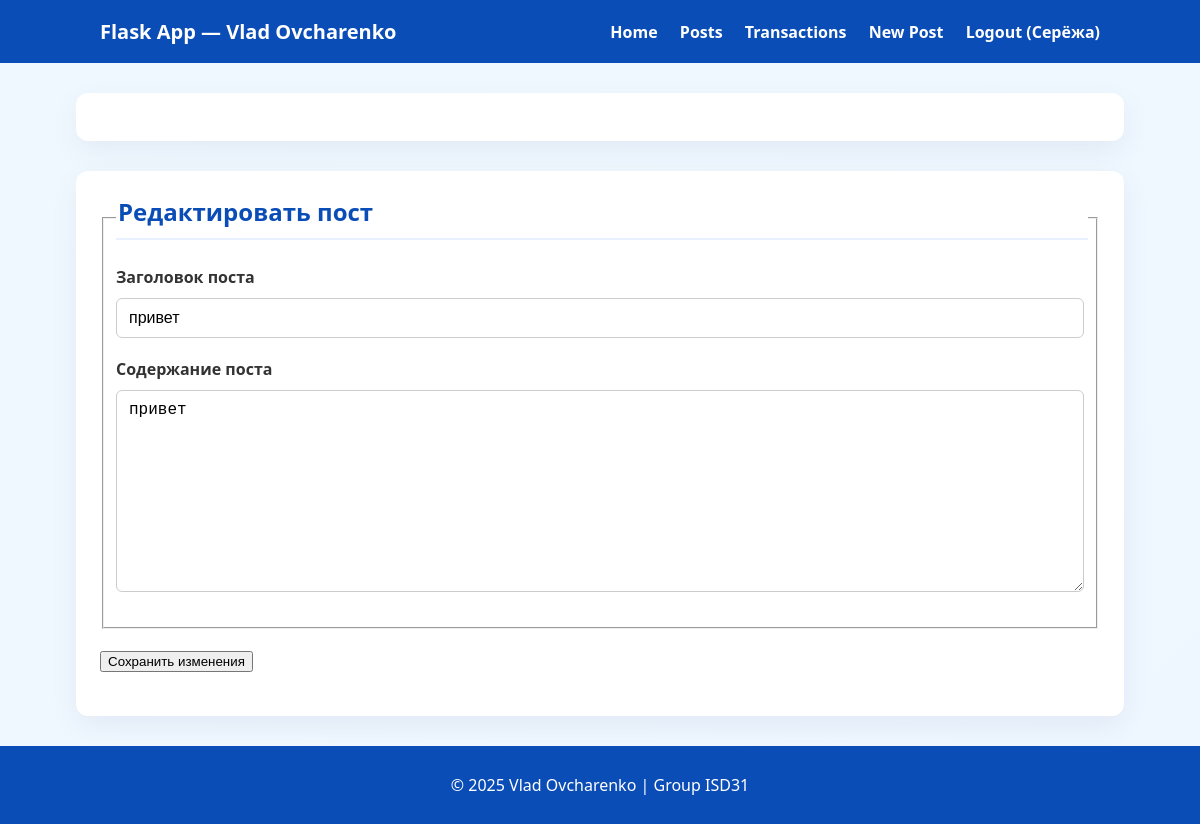
The app's page /post/1/edit (signed in) with its own data.
### app.py (models this page shows, shortened)
class User(db.Model, UserMixin):
    id = db.Column(db.Integer, primary_key=True)
    username = db.Column(db.String(20), unique=True, nullable=False)
    email = db.Column(db.String(120), unique=True, nullable=False)
    password_hash = db.Column(db.String(60), nullable=False)  # Хэш пароля
    name = db.Column(db.String(50), nullable=False, default="Гость")
    surname = db.Column(db.String(50), nullable=False, default="Автор")
    group = db.Column(db.String(10), nullable=False, default="N/A")
    posts = db.relationship('Post', backref='author', lazy=True)
    comments = db.relationship('Comment', backref='comment_author', lazy=True)

class Post(db.Model):
    id = db.Column(db.Integer, primary_key=True)
    title = db.Column(db.String(80), nullable=False)
    content = db.Column(db.String(400), nullable=True)
    user_id = db.Column(db.Integer, db.ForeignKey('user.id'), nullable=False)
    date_posted = db.Column(db.DateTime, nullable=False, default=datetime.utcnow)
    comments = db.relationship('Comment', backref='post', lazy=True, order_by="Comment.date_posted",
                               cascade="all, delete-orphan")
    transactions = db.relationship('Transaction', backref='post', lazy=True)

### app.py (the view)
@app.route('/post/<int:post_id>/edit', methods=['GET', 'POST'])
@login_required  # Только залогиненные
def edit_post(post_id):
    post = Post.query.get_or_404(post_id)
    if post.author.id != current_user.id:
        flash('У вас нет прав для редактирования этого поста.', 'danger')
        abort(403)  # 403 Forbidden
    form = PostForm()
    if form.validate_on_submit():
        update_post(post_id, form.title.data, form.content.data)
        flash('Пост успешно обновлен!', 'success')
        return redirect(url_for('post_detail', post_id=post.id))
    elif request.method == 'GET':
        form.title.data = post.title
        form.content.data = post.content
    return render_template('create_post.html', title='Редактировать пост', form=form, legend='Редактировать пост')

### forms.py
class PostForm(FlaskForm):
    title = StringField('Заголовок поста', validators=[DataRequired(), Length(min=5, max=100)])
    content = TextAreaField('Содержание поста', validators=[DataRequired()])
    submit = SubmitField('Сохранить изменения')

### app.py (called while the page is built)
@login_manager.user_loader
def load_user(user_id):
    return User.query.get(int(user_id))

### templates/create_post.html (shortened to what this page needs)
{% extends "base.html" %}
{% block content %}
<div class="container">
    <div class="form-container">
        <form method="POST" action="">
            {{ form.hidden_tag() }} <fieldset class="form-group">
                <legend class="border-bottom mb-4">{{ legend }}</legend>
                <div class="form-group">
                    {{ form.title.label }}
                    {{ form.title(class="form-control form-control-lg") }}
                </div>
                <div class="form-group">
                    {{ form.content.label }}
                    {{ form.content(class="form-control", rows="10") }}
                </div>
            </fieldset>
            <div class="form-group">
                {{ form.submit(class="btn btn-primary") }}
            </div>
        </form>
    </div>
</div>
{% endblock content %}

### templates/base.html (shortened to what this page needs)
<!DOCTYPE html>
<html lang="en">
<head>
    <link rel="stylesheet" href="{{ url_for('static', filename='style.css') }}">
</head>
<body>
    <header>
        <div class="header-inner">
            <h1>Flask App — Vlad Ovcharenko</h1>
            <nav>
                <a href="{{ url_for('index') }}">Home</a>
                <a href="{{ url_for('show_posts') }}">Posts</a>
                <a href="{{ url_for('show_transactions') }}">Transactions</a>
                {% if current_user.is_authenticated %}
                    <a href="{{ url_for('new_post') }}">New Post</a>
                    <a href="{{ url_for('logout') }}">Logout ({{ current_user.username }})</a>
                {% else %}
                    <a href="{{ url_for('login') }}">Login</a>
                    <a href="{{ url_for('register') }}">Register</a>
                {% endif %}
            </nav>
        </div>
    </header>
    <main>
        <div class="container">
        </div>
        {% block content %}{% endblock %}
    </main>
    <footer>
        <p>© 2025 Vlad Ovcharenko | Group ISD31</p>
    </footer>
</body>
</html>

### static/style.css (style rules this page uses)
body { font-family: 'Segoe UI', Tahoma, Geneva, Verdana, sans-serif; background: linear-gradient(135deg, #f0f8ff 0%, #eef6ff 100%); color: #222; margin: 0; padding: 0; }
header { background: #0b4db6; color: #fff; padding: 18px 0; }
.header-inner { max-width: 1000px; margin: 0 auto; padding: 0 20px; display: flex; align-items: center; justify-content: space-between; }
header h1 { font-size: 20px; margin: 0; }
nav a { color: #fff; text-decoration: none; margin-left: 18px; font-weight: 600; }
.container { max-width: 1000px; margin: 30px auto; background: #fff; padding: 24px; border-radius: 12px; box-shadow: 0 10px 30px rgba(20,40,80,0.06); }
footer { text-align: center; padding: 12px 0; color: #fff; background: #0b4db6; margin-top: 30px; }
.form-container fieldset legend { font-size: 24px; font-weight: 700; color: #0b4db6; padding-bottom: 10px; margin-bottom: 20px; border-bottom: 2px solid #e8f1ff; display: block; width: 100%; }
.form-group { margin-bottom: 20px; }
.form-control { width: 100%; padding: 10px 12px; border: 1px solid #ccc; border-radius: 6px; box-sizing: border-box; font-size: 16px; margin-top: 5px; transition: border-color 0.2s; }
.form-group label { display: block; margin-bottom: 5px; font-weight: 600; color: #333; }

### records on screen
User: username "Серёжа"
Post: title "привет", content "привет"

### other values on screen
{{ legend }} "Редактировать пост"
